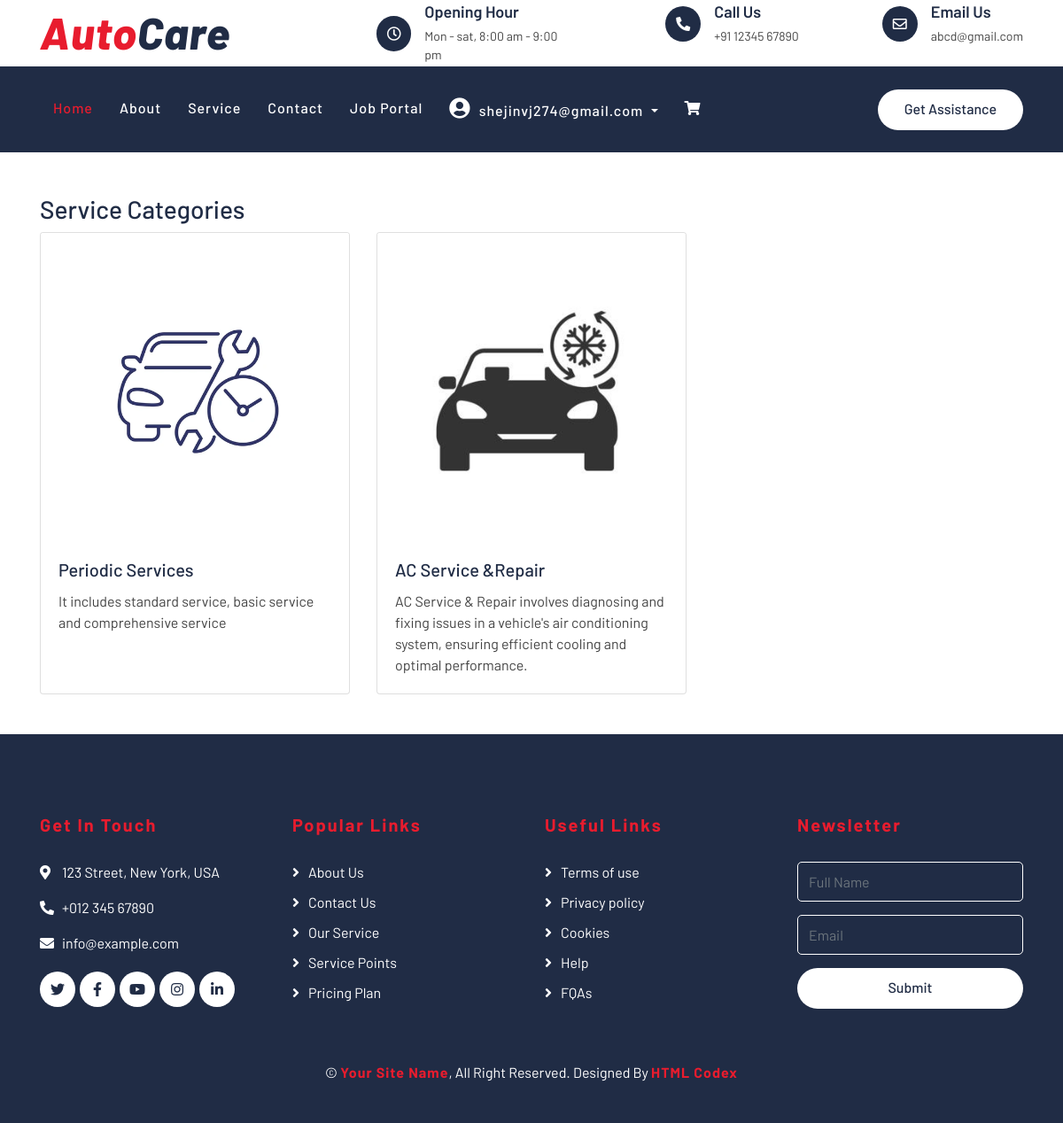
The page /service/service-categories/ (signed in) on the database its author committed.
### autocareweb/models.py (models this page shows, shortened)
class CustomUser(AbstractBaseUser, PermissionsMixin):
    email = models.EmailField(unique=True)
    role = models.CharField(max_length=20, choices=UserRole.choices, default=UserRole.CUSTOMER)
    is_active = models.BooleanField(default=True)
    is_staff = models.BooleanField(default=False)
    objects = CustomUserManager()
    USERNAME_FIELD = 'email'
    REQUIRED_FIELDS = []

class ServiceCategory(models.Model):
    name = models.CharField(max_length=100, unique=True)
    image = models.ImageField(upload_to='service_category_images/', blank=True, null=True)
    description = models.TextField()

### autocareweb/views.py (the view)
def customer_service_category(request):
    service_categories = ServiceCategory.objects.all()
    return render(request, 'service/cst_service_category.html', {'service_categories': service_categories})

### autocareweb/templatetags/custom_tags.py (called while the page is built)
@register.filter
def get_selected_vehicle(vehicles, selected_vehicle_id):
    try:
        return Vehicle.objects.get(id=selected_vehicle_id)
    except Vehicle.DoesNotExist:
        return None

### templates/service/cst_service_category.html
{% extends 'partials/base.html' %}
{%block content%}
{% load static %}
<div class="container mt-5">
    <h3>Service Categories</h3>
    <div class="row row-cols-1 row-cols-md-3 g-4">
        {% for category in service_categories %}
        <div class="col">
            <div class="card h-100">
                <a href="{% url 'customer_service_type' category.id  %}">
                    {% if category.image %}
                        <img src="{{ category.image.url }}" class="card-img-top" alt="{{ category.name }}">
                    {% else %}
                        <img src="{% static 'placeholder.jpg' %}" class="card-img-top" alt="No Image Available">
                    {% endif %}
                </a>
                <div class="card-body">
                    <h5 class="card-title">{{ category.name }}</h5>
                    <p class="card-text">{{ category.description }}</p>
                </div>
            </div>
        </div>
        {% endfor %}
    </div>
</div>
{%endblock%}

### templates/partials/base.html (shortened to what this page needs)
{% load static %}
{% load custom_tags %}
<!DOCTYPE html>
<html lang="en">
    <head>
        <link href="https://stackpath.bootstrapcdn.com/bootstrap/4.4.1/css/bootstrap.min.css" rel="stylesheet">
        <link href="https://cdnjs.cloudflare.com/ajax/libs/font-awesome/5.10.0/css/all.min.css" rel="stylesheet">
        <link href="https://cdnjs.cloudflare.com/ajax/libs/font-awesome/5.15.4/css/all.min.css" rel="stylesheet">
        <link href="{% static 'lib/flaticon/font/flaticon.css' %}" rel="stylesheet">
        <link href="{% static 'lib/animate/animate.min.css' %}" rel="stylesheet">
        <link href="{% static 'lib/owlcarousel/assets/owl.carousel.min.css' %}" rel="stylesheet">
        <link href="{% static 'css/style.css' %}" rel="stylesheet">
    </head>
    <body>
        <div class="top-bar">
            <div class="container">
                <div class="row align-items-center">
                    <div class="col-lg-4 col-md-12">
                        <div class="logo">
                            <a href="index.html">
                                <h1>Auto<span>Care</span></h1>
                            </a>
                        </div>
                    </div>
                    <div class="col-lg-8 col-md-7 d-none d-lg-block">
                        <div class="row">
                            <div class="col-4">
                                <div class="top-bar-item">
                                    <div class="top-bar-icon">
                                        <i class="far fa-clock"></i>
                                    </div>
                                    <div class="top-bar-text">
                                        <h3>Opening Hour</h3>
                                        <p>Mon - sat, 8:00 am - 9:00 pm</p>
                                    </div>
                                </div>
                            </div>
                            <div class="col-4">
                                <div class="top-bar-item">
                                    <div class="top-bar-icon">
                                        <i class="fa fa-phone-alt"></i>
                                    </div>
                                    <div class="top-bar-text">
                                        <h3>Call Us</h3>
                                        <p>+91 12345 67890</p>
                                    </div>
                                </div>
                            </div>
                            <div class="col-4">
                                <div class="top-bar-item">
                                    <div class="top-bar-icon">
                                        <i class="far fa-envelope"></i>
                                    </div>
                                    <div class="top-bar-text">
                                        <h3>Email Us</h3>
                                        <p>abcd@gmail.com</p>
                                    </div>
                                </div>
                            </div>
                        </div>
                    </div>
                </div>
            </div>
        </div>
        <div class="nav-bar">
            <div class="container">
                <nav class="navbar navbar-expand-lg bg-dark navbar-dark">
                    <div class="collapse navbar-collapse justify-content-between" id="navbarCollapse">
                        <div class="navbar-nav mr-auto">
                            <a href="{%url 'home'%}" class="nav-item nav-link active">Home</a>
                            <a href="{%url 'about'%}" class="nav-item nav-link">About</a>
                            <a href="{%url 'customer_service_category'%}" class="nav-item nav-link">Service</a>
                            <a href="{%url 'contact'%}" class="nav-item nav-link">Contact</a>
                            <a href="{%url 'location'%}" class="nav-item nav-link">Job Portal</a>
                            <div class="navbar-nav ml-auto">
                                {% if user.is_authenticated %}
                                    <div class="nav-item dropdown">
                                        <a href="#" class="nav-link dropdown-toggle" data-toggle="dropdown">
                                            <i class="fas fa-user-circle" style="font-size: 24px; margin-right: 5px;"></i> {{ request.user.email }}
                                        </a>
                                    </div>
                                {% else %}
                                    <a href="{% url 'customerLogin' %}" class="nav-item nav-link">
                                        <i class="fas fa-sign-in-alt"></i> Login
                                    </a>
                                {% endif %}
                            </div>
                            <a href="{% url 'view_cart' %}" class="nav-item nav-link">
                                <i class="fas fa-shopping-cart"></i>
                            </a>
                        </div>
                        <div class="ml-auto">
                            <a class="btn btn-custom" href="#">Get Assistance</a>
                        </div>
                    </div>
                </nav>
            </div>
        </div>
        {% block content %}
        {% endblock %}
        <div class="footer">
            <div class="container">
                <div class="row">
                    <div class="col-lg-3 col-md-6">
                        <div class="footer-contact">
                            <h2>Get In Touch</h2>
                            <p><i class="fa fa-map-marker-alt"></i>123 Street, New York, USA</p>
                            <p><i class="fa fa-phone-alt"></i>+012 345 67890</p>
                            <p><i class="fa fa-envelope"></i>info@example.com</p>
                            <div class="footer-social">
                                <a class="btn" href=""><i class="fab fa-twitter"></i></a>
                                <a class="btn" href=""><i class="fab fa-facebook-f"></i></a>
                                <a class="btn" href=""><i class="fab fa-youtube"></i></a>
                                <a class="btn" href=""><i class="fab fa-instagram"></i></a>
                                <a class="btn" href=""><i class="fab fa-linkedin-in"></i></a>
                            </div>
                        </div>
                    </div>
                    <div class="col-lg-3 col-md-6">
                        <div class="footer-link">
                            <h2>Popular Links</h2>
                            <a href="">About Us</a>
                            <a href="">Contact Us</a>
                            <a href="">Our Service</a>
                            <a href="">Service Points</a>
                            <a href="">Pricing Plan</a>
                        </div>
                    </div>
                    <div class="col-lg-3 col-md-6">
                        <div class="footer-link">
                            <h2>Useful Links</h2>
                            <a href="">Terms of use</a>
                            <a href="">Privacy policy</a>
                            <a href="">Cookies</a>
                            <a href="">Help</a>
                            <a href="">FQAs</a>
                        </div>
                    </div>
                    <div class="col-lg-3 col-md-6">
                        <div class="footer-newsletter">
                            <h2>Newsletter</h2>
                            <form>
                                <input class="form-control" placeholder="Full Name">
                                <input class="form-control" placeholder="Email">
                                <button class="btn btn-custom">Submit</button>
                            </form>
                        </div>
                    </div>
                </div>
            </div>
            <div class="container copyright">
                <p>&copy; <a href="#">Your Site Name</a>, All Right Reserved. Designed By <a href="https://htmlcodex.com">HTML Codex</a></p>
            </div>
        </div>
    </body>
</html>

### static/css/style.css (style rules this page uses)
body { color: #444444; font-weight: 400; background: #ffffff; font-family: 'Barlow', sans-serif; }
h1, h2, h3, h4, h5, h6 { color: #202C45; }
a { color: #202C45; transition: .3s; }
.btn.btn-custom { padding: 10px 30px 12px 30px; text-align: center; font-size: 16px; font-weight: 500; color: #ffffff; background: #E81C2E; border: none; border-radius: 60px; box-shadow: inset 0 0 0 0 #202C45; transition: ease-out 0.5s; -webkit-transition: ease-out 0.5s; -moz-transition: ease-out 0.5s; }
.top-bar { position: relative; height: 75px; display: flex; align-items: center; background: #ffffff; }
.top-bar .logo { text-align: left; overflow: hidden; }
.top-bar .logo h1 { margin: -4px 0 0 0; color: #E81C2E; font-size: 50px; line-height: 50px; font-weight: 800; letter-spacing: 1px; font-style: italic; }
.top-bar .logo h1 span { color: #202C45; }
.top-bar .top-bar-item { display: flex; align-items: center; justify-content: flex-end; }
.top-bar .top-bar-icon { width: 40px; height: 40px; display: flex; align-items: center; justify-content: center; background: #202C45; border-radius: 40px; }
.top-bar .top-bar-icon i { margin: 0; color: #ffffff; font-size: 16px; }
.top-bar .top-bar-text { padding-left: 15px; }
.top-bar .top-bar-text h3 { margin: 0 0 5px 0; font-size: 18px; font-weight: 600; }
.top-bar .top-bar-text p { margin: 0; font-size: 14px; font-weight: 400; }
.nav-bar { position: relative; background: #202C45; }
.nav-bar .navbar { padding: 20px 0; background: #202C45 !important; transition: .3s; }
.navbar-dark .navbar-nav .nav-link, .navbar-dark .navbar-nav .nav-link:focus, .navbar-dark .navbar-nav .nav-link:hover, .navbar-dark .navbar-nav .nav-link.active { color: #ffffff; padding: 15px; font-weight: 500; letter-spacing: 1px; }
.navbar-dark .navbar-nav .nav-link:hover, .navbar-dark .navbar-nav .nav-link.active { color: #E81C2E; }
.nav-bar .btn.btn-custom { color: #202C45; background: #ffffff; box-shadow: inset 0 0 0 0 #E81C2E; }
.footer { position: relative; margin-top: 45px; padding-top: 90px; background: #202C45; }
.footer .footer-contact, .footer .footer-link, .footer .footer-newsletter { position: relative; margin-bottom: 45px; color: #ffffff; }
.footer .footer-contact h2, .footer .footer-link h2, .footer .footer-newsletter h2 { margin-bottom: 30px; font-size: 20px; font-weight: 700; letter-spacing: 2px; color: #E81C2E; }
.footer .footer-link a { display: block; margin-bottom: 10px; color: #ffffff; transition: .3s; }
.footer .footer-link a::before { position: relative; content: "\f105"; font-family: "Font Awesome 5 Free"; font-weight: 900; margin-right: 10px; }
.footer .footer-contact p i { width: 25px; }
.footer .footer-social { position: relative; margin-top: 20px; display: flex; }
.footer .footer-social a { width: 40px; height: 40px; display: flex; align-items: center; justify-content: center; color: #202C45; background: #ffffff; border-radius: 40px; margin-right: 5px; transition: .5s; }
.footer .footer-social a:last-child { margin: 0; }
.footer .footer-newsletter form { position: relative; width: 100%; }
.footer .footer-newsletter input { margin-bottom: 15px; height: 45px; background: transparent; border: 1px solid #ffffff; border-radius: 5px; }
.footer .footer-newsletter .btn.btn-custom { width: 100%; color: #202C45; background: #ffffff; box-shadow: inset 0 0 0 0 #E81C2E; }
.footer .copyright { text-align: center; padding-top: 15px; padding-bottom: 45px; }
.footer .copyright p { margin: 0; color: #ffffff; }
.footer .copyright p a { color: #E81C2E; font-weight: 700; letter-spacing: 1px; }

### rows shown on the page
CustomUser: user.email "shejinvj274@gmail.com"
ServiceCategory: image (picture), name "Periodic Services", description "It includes standard service, basic service and comprehensive service"
ServiceCategory: image (picture), name "AC Service &Repair", description "AC Service & Repair involves diagnosing and fixing issues in a vehicle's air conditioning system, ensuring efficient cooling and optimal performance."
